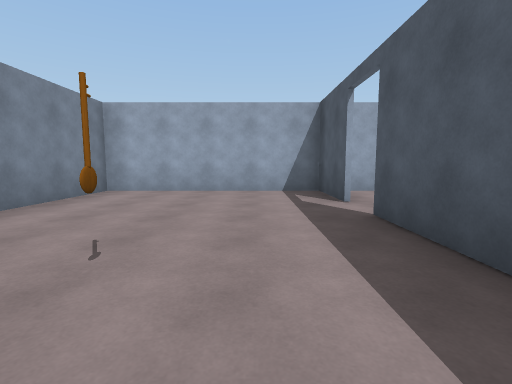
View 1 (above)

16 first-person views from a walk through a 3-D level made in the Unity game engine. The camera is 1.3 m above the floor, tilts 6° down and sees 85° across. The floor is counted in squares, 2 m on a side. Each view is taken from the middle of a square. On the plan, view 1 faces up. The plan holds only what a view shows up to about 9 squares ahead; the rest is blank. The player is left out. Door leaves are left out, so doorways stand open.

View 2
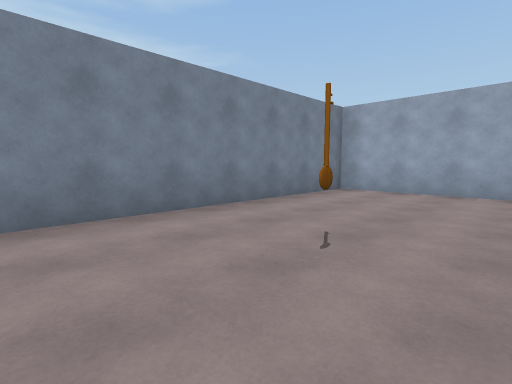

View 3
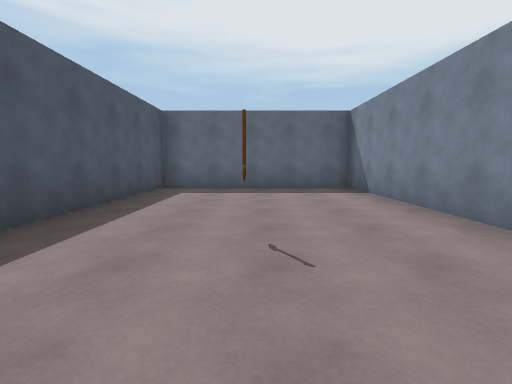

View 4
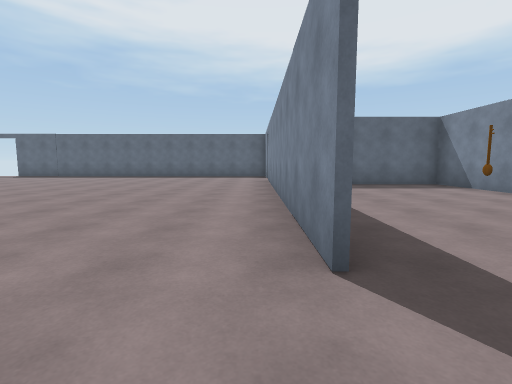

View 5
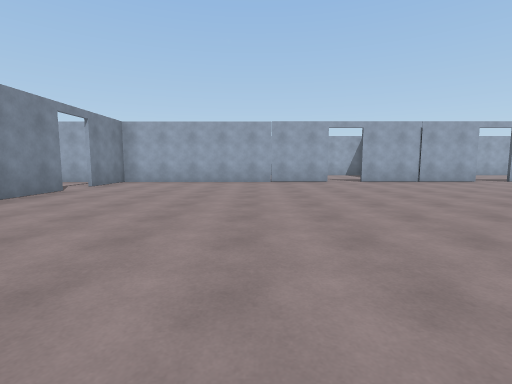

View 6
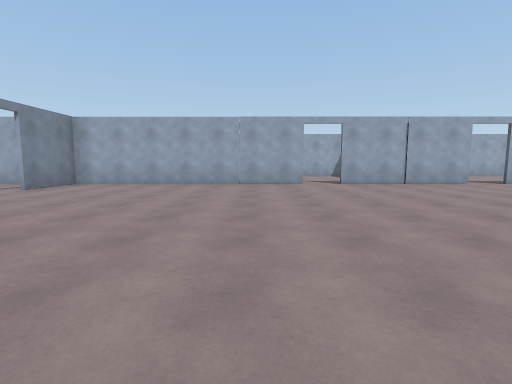

View 7
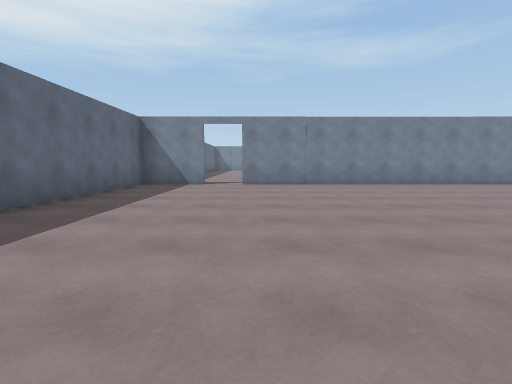

View 8
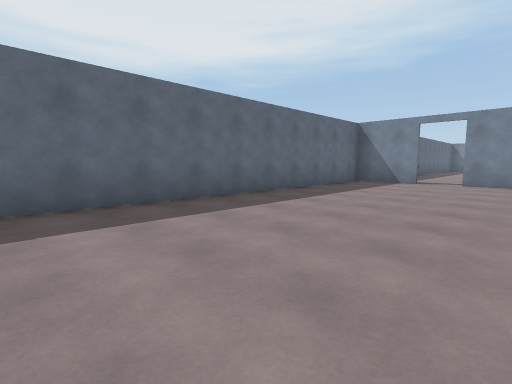

View 9
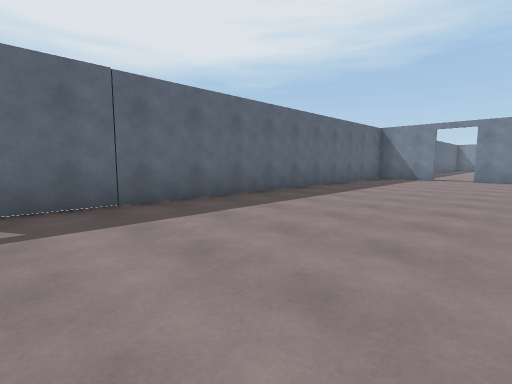

View 10
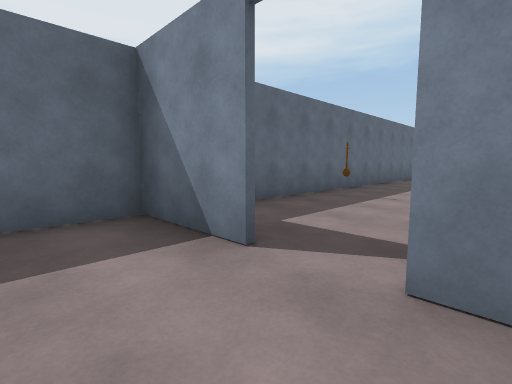

View 11
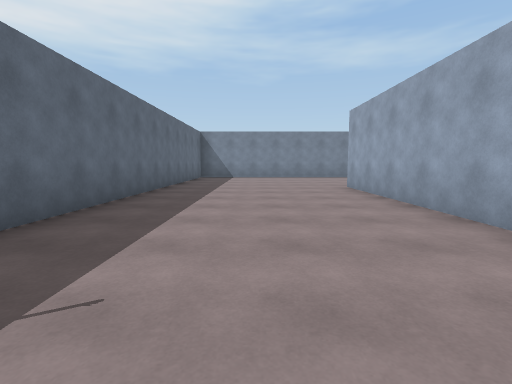

View 12
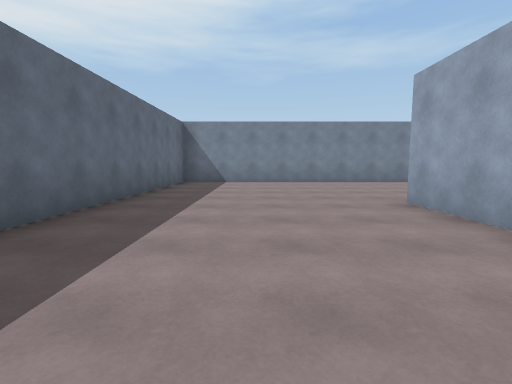

View 13
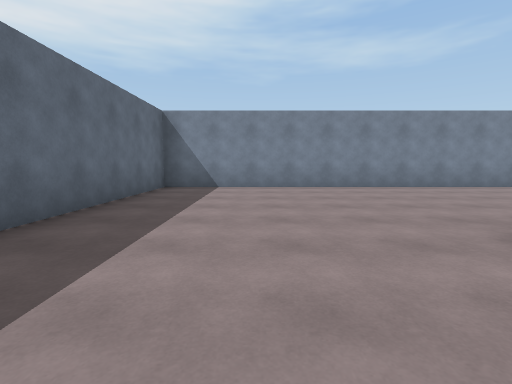

View 14
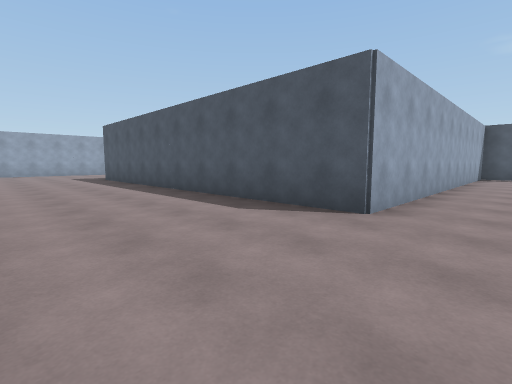

View 15
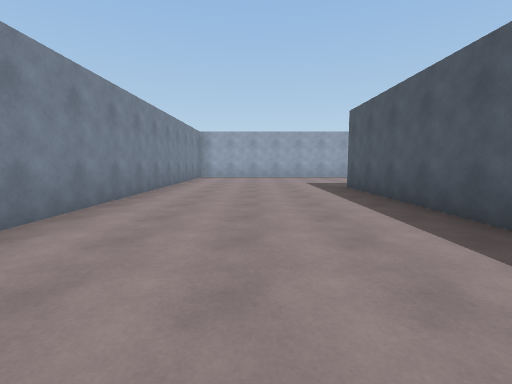

View 16
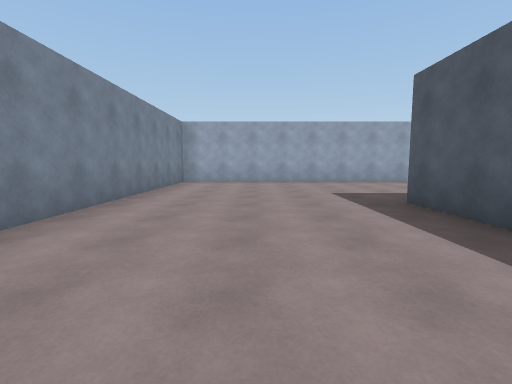

### Floor plan
Points are (right, up) in squares from view 1. A wall is a line through its corners. A room is listed if a view was taken in it or the views show most of it. See-through windows are left out.
Room 1 (views 1, 2, 3)
walls: (1.5, 4.5) (1.5, 6.5); (1.1, 6.5) (-3.4, 6.5) (-3.4, -3.4) (1.5, -3.4) (1.5, 3.5)
ways out: open door at (1.5, 4) to room 2
objects: key (-1, 2)
Room 2 (views 4, 5, 6, 7, 8, 9, 10)
walls: (13.5, 6.5) (9.5, 6.5); (8.5, 6.5) (1.1, 6.5); (1.6, 3.5) (1.6, -5.5); (1.6, -6.5) (1.6, -8.4) (12.9, -8.4); (1.6, 6.5) (1.6, 4.5)
ways out: open door at (1.5, 4) to room 1; open door at (1.5, -6) to room 3; open door at (9, 6.5) to room 3; open door at (14, 6.5)
Room 3 (views 11, 12, 13, 14, 15, 16)
walls: (-13.4, 11) (-13.4, -8.4) (-0.4, -8.4); (-0.6, -3.5) (-8.5, -3.5) (-8.5, 6.5)
ways out: open door at (1.5, -6) to room 2; open door at (9, 6.5) to room 2
objects: other object (-2, -7)

Where each view was taken, in squares from view 1:
view 1: 0 up, 0 right, facing up
view 2: 0 up, 0 right, facing up-left
view 3: 4 up, 1 left, facing down
view 4: 5 up, 2 right, facing down
view 5: 3 down, 6 right, facing up
view 6: 2 down, 7 right, facing up
view 7: 5 down, 10 right, facing left
view 8: 4 down, 11 right, facing down-left
view 9: 4 down, 13 right, facing down-left
view 10: 5 down, 3 right, facing down-left
view 11: 6 down, 1 left, facing left
view 12: 6 down, 4 left, facing left
view 13: 6 down, 6 left, facing left
view 14: 5 down, 12 left, facing up-right
view 15: 1 down, 11 left, facing up
view 16: 2 up, 11 left, facing up
